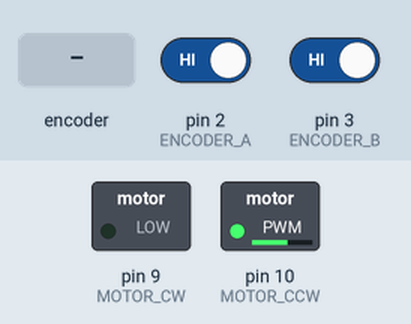
The sketch below on a simulated Arduino Uno, built with avr-gcc and run on an emulated ATmega328P. Shown: switched loads named in the sketch (green lamp = pin HIGH). The test bench sets the inputs (shaded band); at power-on: pin 2 (ENCODER_A) HIGH, pin 3 (ENCODER_B) HIGH. What the sketch prints to the serial monitor is not drawn.

Above: at 1.2 s.
1.3 s: rotary encoder on pin 2 (ENCODER_A) / pin 3 (ENCODER_B) turned 1 step (first pin leading)
Timing chart, 0 to 4.3 s (numbered marks = the images above; inputs shaded):
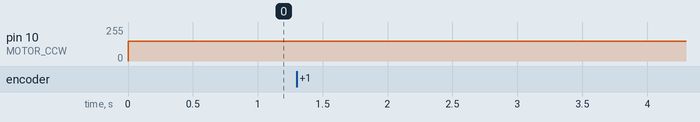

The sketch:

openloop_test.ino
```cpp
#include "PIDController.h"

#define ENCODER_A 2
#define ENCODER_B 3

#define MOTOR_CW 9
#define MOTOR_CCW 10

#define __Kp 260 // Proportional constant
#define __Ki 2.7 // Integral Constant
#define __Kd 2000 // Derivative Constant

//390 ppr     52400 ppr  52400/4 = 13100

//volatile long int encoder_count = 0; // stores the current encoder count
unsigned int integerValue = 0; // stores the incoming serial value. Max value is 65535
char incomingByte; // parses and stores each character one by one
int motor_pwm_value = 255; // after PID computation data is stored in this variable.
PIDController pidcontroller;

long int encoder_count = 0;
long int pwm = 0;
double theta = 0;

void setup() {
  Serial.begin(115200); // Serial for Debugging
  pinMode(ENCODER_A, INPUT); // ENCODER_A as Input
  pinMode(ENCODER_B, INPUT); // ENCODER_B as Input
  pinMode(MOTOR_CW, OUTPUT); // MOTOR_CW as Output
  pinMode(MOTOR_CCW, OUTPUT); // MOTOR_CW as Output

  attachInterrupt(digitalPinToInterrupt(ENCODER_A), encoder, RISING);
}


void loop(){
  // if(pwm<255){
  //   motor_ccw(pwm);

  //   theta = double(encoder_count)/195*M_PI;
  //   // Serial.print("theta: ");
  //   // Serial.println(theta,5);
  //   Serial.print("encoder_count: ");
  //   Serial.println(encoder_count);
  //   delay(30);
  //   pwm++;
  // }else{
  //   motor_ccw(255);

  //   theta = double(encoder_count)/195*M_PI;
  //   // Serial.print("theta: ");
  //   // Serial.println(theta,5);
  //   Serial.print("encoder_count: ");
  //   Serial.println(encoder_count);
  // }
  Serial.print("encoder_count: ");
  Serial.println(encoder_count);
  motor_cw(150);

}


void motor_ccw(int power) {
  if (power > 3) {
    analogWrite(MOTOR_CW, power);
    digitalWrite(MOTOR_CCW, LOW);
  }
// both of the pins are set to low
  else {
    digitalWrite(MOTOR_CW, LOW);
    digitalWrite(MOTOR_CCW, LOW);
  }
}

void motor_cw(int power) {
  if (power > 3) {
    analogWrite(MOTOR_CCW, power);
    digitalWrite(MOTOR_CW, LOW);
  }
  else {
    digitalWrite(MOTOR_CW, LOW);
    digitalWrite(MOTOR_CCW, LOW);
  }
}


void encoder() {
  if (digitalRead(ENCODER_B) == HIGH)
    encoder_count++;
  else
    encoder_count--;
}
```

PIDController.cpp
```cpp
#include "PIDController.h"

PIDController::PIDController () {
  // Variables - double
  double output;
  double lastErr;
  double errSum;

  // Variables - long
  unsigned long lastTime;

  // Variables - bool
  bool doConstrain;
  bool init;

  // Variables - double - tuining
  double Kp;
  double Ki;
  double Kd;
  double divisor;
  double minOut;
  double maxOut;
  double setPoint;
}

void PIDController::begin () {
  Kp = 1;
  Ki = 1;
  Kd = 1;
  divisor = 10;
  doLimit = false;
  init = true;
}

void PIDController::setpoint (double newSetpoint) {
  setPoint = newSetpoint;
}

void PIDController::tune (double _Kp, double _Ki, double _Kd) {
  if (_Kp < 0 || _Ki < 0 || _Kd < 0) return;
  Kp = _Kp;
  Ki = _Ki;
  Kd = _Kd;
}

void PIDController::limit(double min, double max) {
  minOut = min;
  maxOut = max;
  doLimit = true;
}

void PIDController::printGraph (double sensorInput, String verbose) {
  Serial.print(sensorInput);
  if (verbose == VERBOSE) {
    Serial.print(",");
    Serial.print(output);
  }
  Serial.print(",");
  Serial.println(setPoint);
}


void PIDController::minimize (double newMinimize) {
  divisor = newMinimize;
}

// Getters
double PIDController::getOutput () {
  return output;
}


double PIDController::compute (double sensor, String graph, String verbose) {
  // Return false if it could not execute;
  // This is the actual PID algorithm executed every loop();

  // Failsafe, return if the begin() method hasn't been called
  if (!init) return 0;

  // Calculate time difference since last time executed
  unsigned long now = millis();
  double timeChange = (double)(now - lastTime);

  // Calculate error (P, I and D)
  double error = setPoint - sensor;
  errSum += error * timeChange;
  if (doLimit) {
    errSum = constrain(errSum, minOut * 1.1, maxOut * 1.1);
  }
  double dErr = (error - lastErr) / timeChange;

  // Calculate the new output by adding all three elements together
  double newOutput = (Kp * error + Ki * errSum + Kd * dErr) / divisor;

  // If limit is specifyed, limit the output
  if (doLimit) {
    output = constrain(newOutput, minOut, maxOut);
  } else {
    output = newOutput;
  }

  // Update lastErr and lastTime to current values for use in next execution
  lastErr = error;
  lastTime = now;

  // Draw the garph if GRAPH mode
  if (graph == GRAPH) {
    printGraph(sensor, verbose);
  }

  // Return the current output
  return output;
}
```

PIDController.h
```cpp
#ifndef PIDControllerLib
#define PIDControllerLib

#if (ARDUINO >= 100)
  #include "Arduino.h"
#else
  #include "WProgram.h"
#endif

#define GRAPH     "graph"
#define NOGRAPH   "nograph"
#define VERBOSE   "verbose"
#define NOVERBOSE "noverbose"

class PIDController {
  public:
    // Constructor
    PIDController();

    // Methods - double
    double compute(double input, String graph = NOGRAPH, String verbose = NOVERBOSE);

    // Methods - void
    void begin();
    void tune(double _Kp, double _Ki, double _Kd);
    void limit(double min, double max);
    void setpoint(double newSetpoint);
    void minimize(double newMinimize);

    // Methods - double, getters
    double getOutput();
  private:
    // Methods
    void printGraph(double sensorInput, String verbose);

    // Variables - long
    unsigned long lastTime;

    // Variables - double
    double output;
    double lastErr;
    double timeChanged;

    // Variables - double, error variables
    double error;
    double errSum;
    double dErr;

    // Variables - bool
    bool doLimit;
    bool init;

    // Variables - double - tuining
    double Kp;
    double Ki;
    double Kd;
    double divisor;
    double minOut;
    double maxOut;
    double setPoint;
};
#endif
```
